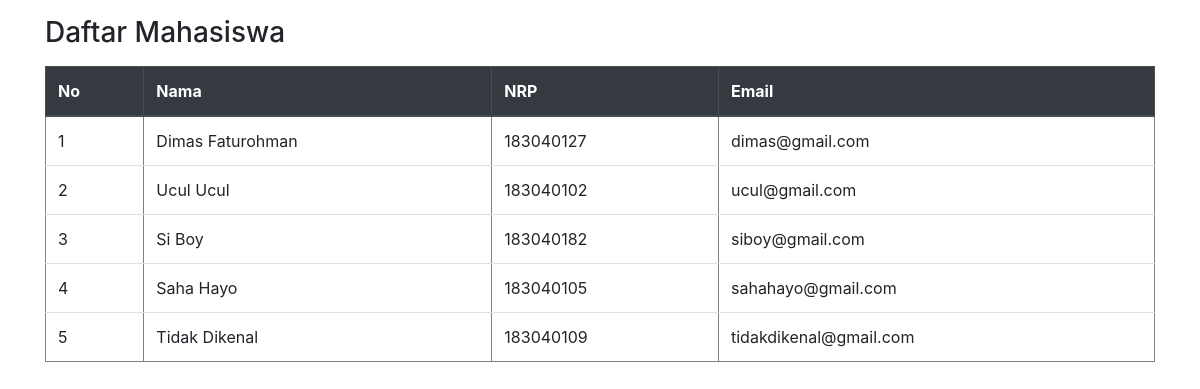
/latihan1/index.php, run on the app's committed database.
### tables this page shows
CREATE TABLE `mahasiswa` (
  `id` int(11) NOT NULL,
  `nama` varchar(50) NOT NULL,
  `nrp` varchar(9) NOT NULL,
  `email` varchar(50) DEFAULT NULL
);

### latihan1/index.php (the view, shortened to what this page needs)
<?php
$mysqli = new mysqli("localhost", "root", "root", "universitas_pasundan");
$result = $mysqli->query("SELECT * FROM mahasiswa");
$rows = $result->fetch_all();
$data_json = json_encode($rows);
?>
<!DOCTYPE html>
<html>
<head>
</head>
<link rel="stylesheet" href="https://cdn.jsdelivr.net/npm/bootstrap@4.5.3/dist
/css/bootstrap.min.css" integrity="sha384-
TX8t27EcRE3e/ihU7zmQxVncDAy5uIKz4rEkgIXeMed4M0jlfIDPvg6uqKI2xXr2">
<body class="container">
    <h3 class="my-3">Daftar Mahasiswa</h3>
    <table border="1" class="table table-hover">
        <thead class="thead-dark">
            <tr>
                <th>No</th>
                <th>Nama</th>
                <th>NRP</th>
                <th>Email</th>
            </tr>
        </thead>
        <tbody>
            <?php $i = 1; ?>
            <?php foreach (json_decode($data_json) as $data) { ?>
                <tr>
                    <td><?= $i; ?></td>
                    <td><?= $data[1]; ?></td>
                    <td><?= $data[2]; ?></td>
                    <td><?= $data[3]; ?></td>
                </tr>
                <?php $i++; ?>
            <?php } ?>
        </tbody>
    </table>
</body>
</html>

### data on the page
mahasiswa: nama "Dimas Faturohman", nrp "183040127", email "dimas@gmail.com"
mahasiswa: nama "Ucul Ucul", nrp "183040102", email "ucul@gmail.com"
mahasiswa: nama "Si Boy", nrp "183040182", email "siboy@gmail.com"
mahasiswa: nama "Saha Hayo", nrp "183040105", email "sahahayo@gmail.com"
mahasiswa: nama "Tidak Dikenal", nrp "183040109", email "tidakdikenal@gmail.com"
